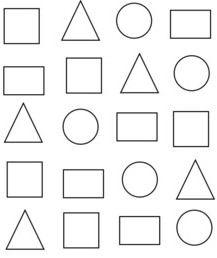
#> input picture images/geometric_shapes_detection.jpg, 217 x 258 px
$ python -i ToolsClass.py   (imports and definitions only)
#> lines starting #> are read from the running program, lines starting #| are printed output that depends on the picture; after the words box and inside, x2 and y2 are one past the last pixel; in counts of white or black regions, pixels touching at a corner belong together
#> further down, picture is the input picture: shape (258, 217, 3); min 11, max 255, mean 242.6
from ultralytics import YOLO
import cv2 as cv
import matplotlib.pylab as plt
import numpy as np


class Tools():

    def __init__(self):
        self.__black_img = np.zeros((512, 512, 3), np.uint8)
        self.__image = None
        self.__drawing = False
        self.__startPoint = (0, 0)
        self.__color = (255, 255, 255)
        self.__approxs_list = []


    # [74 lines left out: functions increase_light, resize_with_aspect_ratio, paint, not called in this run]


    def geometric_shapes_detection(self, image, show=False):
        def resize_with_aspect_ratio(image, width=None, height=None):
#> called with width = 500
            h, w = image.shape[:2]
#> h = 258; w = 217

            if width is None and height is None:
                return image

            if width is not None:
                scale = width / w
#> scale = 2.3
                new_width, new_height = width, int(h * scale)
#> new_width = 500; new_height = 594
            else:
                scale = height / h
                new_width, new_height = int(w * scale), height

            return cv.resize(image, (new_width, new_height), interpolation=cv.INTER_AREA)
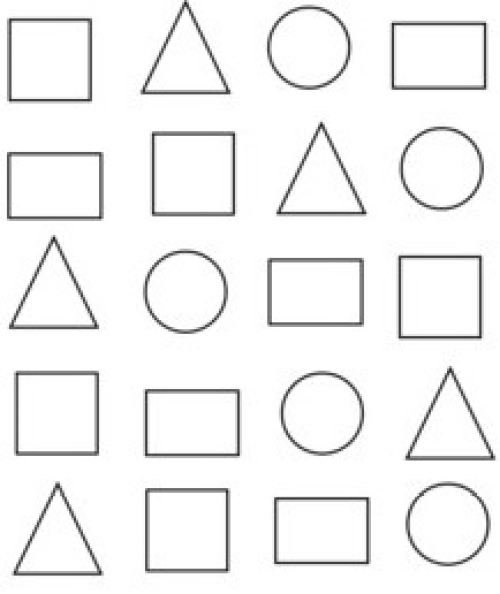
#> returned value: shape (594, 500, 3); min 11, max 255, mean 242.6

        img = image

        max_width = 500
        resized_original = resize_with_aspect_ratio(img, width=max_width)
        resized_edges = resize_with_aspect_ratio(img, width=max_width)

        max_height = max(resized_original.shape[0], resized_edges.shape[0])
#> max_height = 594

        padded_original = cv.copyMakeBorder(resized_original, 0, max_height - resized_original.shape[0], 0, 0, cv.BORDER_CONSTANT)


        image_path = './detect1.jpg'

        image = padded_original
        if image is None:
            print("❌ Error: Image not found! Make sure the file path is correct.")


        gray = cv.cvtColor(image, cv.COLOR_BGR2GRAY)

        blurred = cv.GaussianBlur(gray, (5, 5), 0)
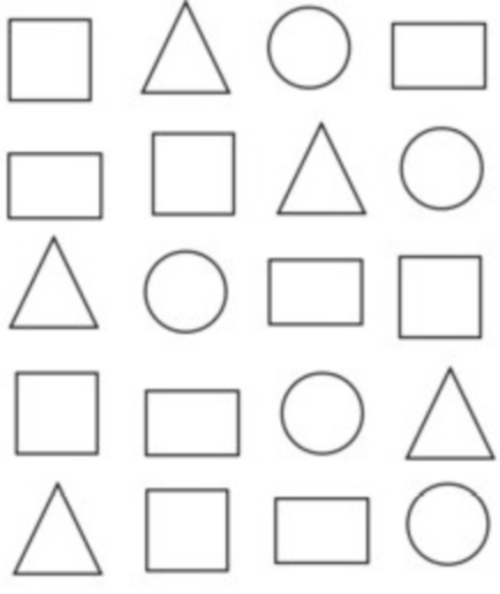
#> blurred: shape (594, 500); min 68, max 255, mean 242.6

        edges = cv.Canny(blurred, 50, 150)
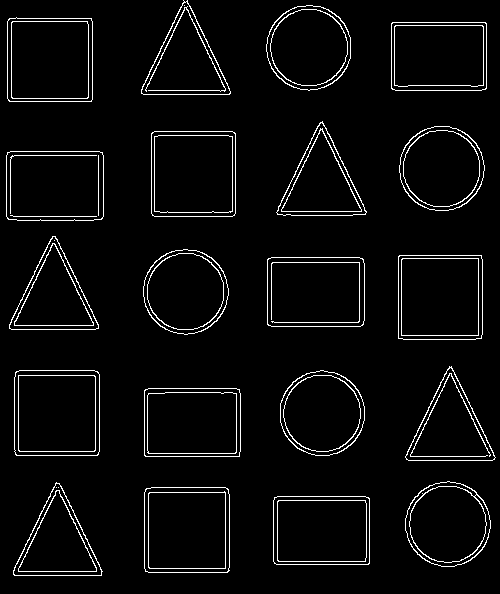
#> edges: shape (594, 500); 4.2% white in thin lines or dots

        contours, _ = cv.findContours(edges, cv.RETR_EXTERNAL, cv.CHAIN_APPROX_SIMPLE)
#> contours = 20 contours; largest, box (x1, y1, x2, y2) and area: (14, 370, 100, 456) 7198, (144, 487, 230, 573) 7195, (151, 131, 236, 217) 7126, (7, 17, 93, 102) 7046, (398, 255, 483, 340) 7038

        for contour in contours:

            epsilon = 0.02 * cv.arcLength(contour, True)
            approx = cv.approxPolyDP(contour, epsilon, True)
            self.__approxs_list.append(approx)

            M = cv.moments(contour)
            if M["m00"] != 0:
                cX = int(M["m10"] / M["m00"])
                cY = int(M["m01"] / M["m00"])
            else:
                cX, cY = 0, 0


            shape_name = "Unknown"
            if len(approx) == 3:
                shape_name = "triangle"
            elif len(approx) == 4:

                x, y, w, h = cv.boundingRect(approx)
                aspect_ratio = w / float(h)
                shape_name = "square" if 0.95 <= aspect_ratio <= 1.05 else "rectangle"
            elif len(approx) > 6:
                shape_name = "circle"

            cv.drawContours(image, [approx], -1, (0, 255, 0), 2)
            cv.putText(image, shape_name, (cX - 20, cY - 10), cv.FONT_HERSHEY_SIMPLEX, 0.5, (255, 0, 0), 2)
#> this loop made 20 passes
#> (epsilon, approx, cX, cY, shape_name, x, y, w) on passes 1, 2, 5, 7, 9, 10, 13: (6.48, [[274, 497], [274, 563], [369, 563], [368, 497]], 321, 530, 'rectangle', 274, 497, 96), (6.7, [[146, 488], [145, 571], [227, 572], [228, 489]], 186, 529, 'square', 145, 488, 84), (6.49, [[144, 390], [145, 456], [239, 456], [239, 389]], 191, 422, 'rectangle', 144, 389, 96), (6.7, [[16, 371], [15, 454], [97, 455], [98, 372]], 56, 412, 'square', 15, 371, 84), (6.52, [[267, 259], [268, 325], [363, 324], [362, 258]], 315, 291, 'rectangle', 267, 258, 97), (6.66, [[399, 255], [398, 338], [481, 338], [481, 255]], 439, 296, 'square', 398, 255, 84), (6.56, [[7, 152], [8, 219], [102, 218], [102, 152]], 54, 185, 'rectangle', 7, 152, 96)
#> (epsilon, approx, cX, cY, shape_name) on passes 3, 8, 12, 16, 20: (6.24, [[56, 482], [13, 574], [101, 575]], 57, 542, 'triangle'), (6.3, [[449, 366], [405, 457], [492, 460]], 449, 427, 'triangle'), (6.25, [[52, 236], [9, 328], [98, 328]], 53, 296, 'triangle'), (6.29, [[322, 121], [277, 214], [366, 212]], 320, 182, 'triangle'), (6.35, [[183, 0], [141, 93], [229, 94]], 185, 61, 'triangle')
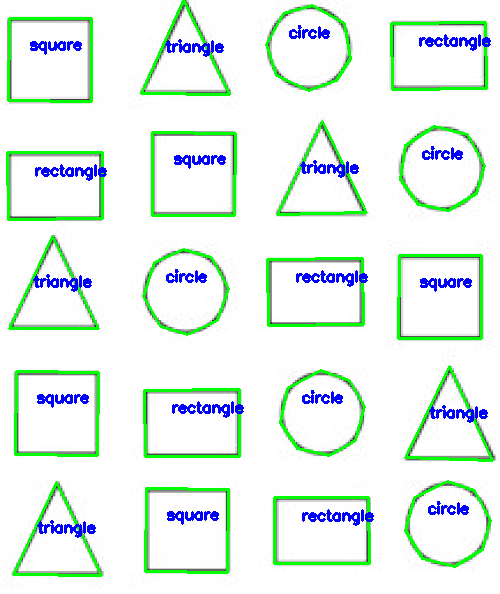
#> image: shape (594, 500, 3); 8.45% of pixels changed, all inside (x1, y1, x2, y2) = (6, 0, 494, 577)

        if show:
            cv.imshow("Detected Shapes", image)
            cv.waitKey(0)
            cv.destroyAllWindows()


        return self.__approxs_list


    # [27 lines left out: function object_detection, not called in this run]

>>> import cv2
>>> picture = cv2.imread('images/geometric_shapes_detection.jpg')
>>> result = Tools().geometric_shapes_detection(picture)
#> result = 20 contours; largest, box (x1, y1, x2, y2) and area: (398, 255, 482, 339) 6848, (145, 488, 229, 573) 6807, (15, 371, 99, 456) 6807, (152, 132, 236, 216) 6806, (8, 18, 92, 102) 6806
